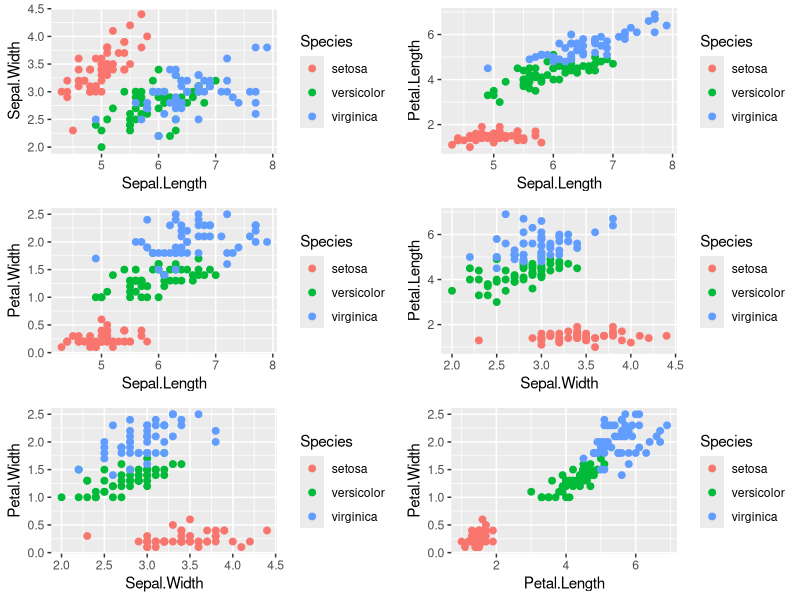

The R source for this figure:
## ---- chunk 1
library(ggplot2)
library(gridExtra)
library(patchwork)

combos <-combn(colnames(iris)[1:4],2)
p = list()
for (i in 1:dim(combos)[2]){
  p[[i]] <- ggplot(iris, aes_string(x=combos[1,i], y=combos[2,i], color="Species")) + geom_point(size=2)
}
do.call(grid.arrange,p)


